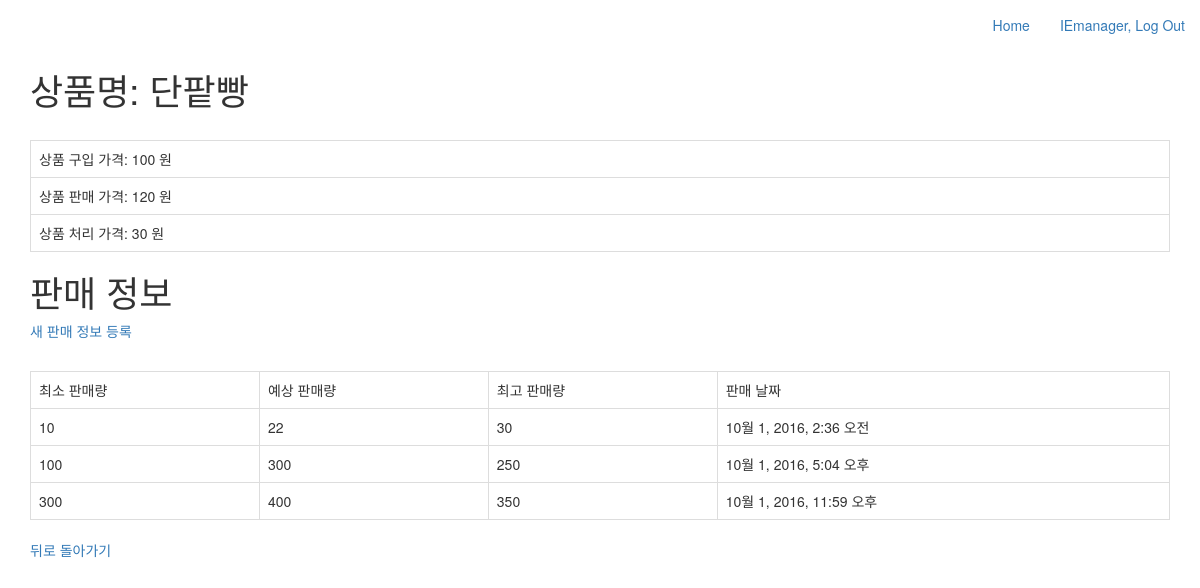
The page /product/1/ (signed in) on the database its author committed.
### manager/models.py (models this page shows, shortened)
class Product(models.Model):
    user = models.ForeignKey(User)
    productName = models.CharField(max_length = 30)
    buyCost = models.IntegerField(default = 0)
    sellCost = models.IntegerField(default = 0)
    salvageCost = models.IntegerField(default = 0)
    created_at = models.DateTimeField(auto_now_add=True)
    updated_at = models.DateTimeField(auto_now=True)

class Sale(models.Model):
    product = models.ForeignKey(Product)
    minSale = models.IntegerField(default = 0)
    probableSale = models.IntegerField(default = 0)
    maxSale = models.IntegerField(default = 0)
    created_at = models.DateTimeField(auto_now_add=True)
    updated_at = models.DateTimeField(auto_now=True)

### manager/views.py (the view)
# urls.py: url(r'^product/(?P<pk>\d+)/$', views.product_detail, name='product_detail'),  #Product Detail
def product_detail(request, pk):
    product = Product.objects.get(pk=pk)
    return render(request, 'product/detail.html', {
        'product': product,
    })

### manager/templates/product/detail.html (shortened to what this page needs)
{% extends "base.html" %}
{% block content %}
<h1>상품명: {{ product.productName }}</h1>
<table class="table table-hover table-bordered" style="margin-top: 30px;">
	<tbody>
		<tr>
			<td>상품 구입 가격: {{ product.buyCost }} 원</td>
		</tr>
		<tr>
			<td>상품 판매 가격: {{ product.sellCost }} 원</td>
		</tr>
		<tr>
			<td>상품 처리 가격: {{ product.salvageCost }} 원</td>
		</tr>
	</tbody>
</table>
<h1>판매 정보</h1>
<table class="table table-hover table-bordered" style="margin-top: 30px;">
	<a href="/product/{{product.id}}/sale/new">새 판매 정보 등록</a>
	<tbody>
		<tr>
			<td>최소 판매량</td>
			<td>예상 판매량</td>
			<td>최고 판매량</td>
			<td>판매 날짜</td>
		</tr>
		{% for sale in product.sale_set.all %}
		<tr>
			<td> {{ sale.minSale }}</td>
			<td> {{ sale.probableSale }}</td>
			<td> {{ sale.maxSale }}</td>
			<td> {{ sale.created_at }}</td>
		</tr>
		{% endfor %}
	</tbody>
</table>
<a href="/product/list">뒤로 돌아가기</a>
{% endblock %}

### manager/templates/base.html (shortened to what this page needs)
<!DOCTYPE html>
<html>
	<head>
		<link rel="stylesheet" href="https://maxcdn.bootstrapcdn.com/bootstrap/3.3.7/css/bootstrap.min.css">
	</head>
	<body>
		<div class="collapse navbar-collapse" id="bs-example-navbar-collapse-1">
			<ul class="nav navbar-nav navbar-right">
				<li>
					<a href="{% url 'home' %}">Home</a>
				</li>
				<li>
					{% if user.is_authenticated %}
						<a href="{% url 'logout' %}">{{ user.username }}, Log Out</a>
					{% else %}
						<a href="{% url 'login' %}">Log In</a>
					{% endif %}
				</li>
			</ul>
		</div>
		<div class="container">
			{% block content %}{% endblock %}
		</div>
	</body>
</html>

### rows shown on the page
Product: productName "단팥빵", buyCost "100", sellCost "120", salvageCost "30"
Sale: minSale "10", probableSale "22", maxSale "30", created_at "10월 1, 2016, 2:36 오전"
Sale: minSale "100", probableSale "300", maxSale "250", created_at "10월 1, 2016, 5:04 오후"
Sale: minSale "300", probableSale "400", maxSale "350", created_at "10월 1, 2016, 11:59 오후"

### other values the page prints
{{ user.username }} "IEmanager"
